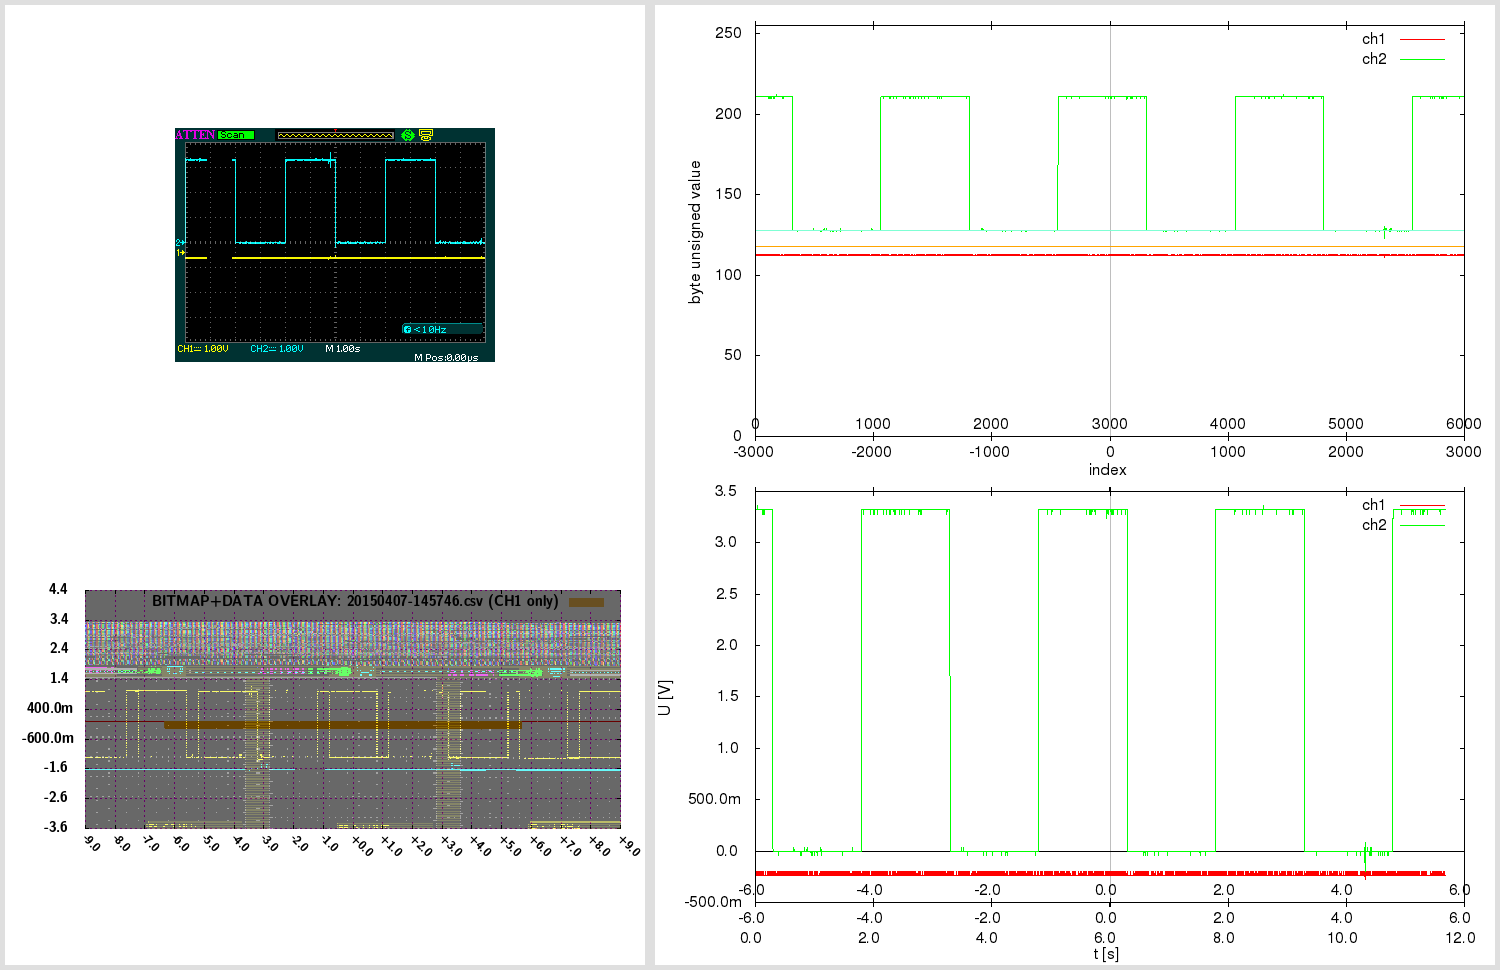

This figure's gnuplot source:

# 20150407-145746.gnuplot [generated by /home/warreee/attenload/adsparse-wave.pl]
# single gnuplot file, with two potentially independent scripts
# generates three plots: one based on integer, other based on real (SI) values
# and one bitmap overlay - and then montages them using ImageMagick

# attengrab .csv can just be centered (over t)
# -> the x=0 (t=0) will correspond to scope center
# (but .DAV/.CSV will also need extra sample alignment)

# in Linux, to see available fonts, do:
# fc-list --verbose | grep 'fullname:' | less
# the two fonts used here:
# LMSansDemiCond10-Regular or "Latin Modern Sans Demi Cond"; and Helvetica
# Helvetica doesn't even get reported on my system:
# $ fc-list --verbose | grep 'fullname:' | grep -i 'Helvetica\|Demi Cond'
#	fullname: "LM Sans Demi Cond 10 Regular"(s) "LMSansDemiCond10-Regular"(s)


print "Gnuplotting..."

## "master settings" (shared between both parts of script)

# line color - specified by linestyles
set style line 1 linetype 1 linecolor rgb "red"
set style line 2 linetype 1 linecolor rgb "green"
set style line 3 linetype 1 linecolor rgb "orange"
set style line 4 linetype 1 linecolor rgb "aquamarine"
set style line 5 linetype -1 linecolor rgb "black"
set style line 6 linetype -1 linecolor rgb "gray"
set style line 7 linetype 1 linecolor rgb "blue"


# VARIABLES ########### ########### ###########

fnbase="20150407-145746"
fn_bmp = fnbase . ".bmp"
fn_pngr = fnbase . "_r.png"
fn_pngi = fnbase . "_i.png"
fn_pngov = fnbase . "_ov.png"
fn_pngt = fnbase . "_tmp.png"
fn_pngo = fnbase . ".png"

# scope screen(shot) properties
tdiv = 1          # T/DIV (50e-9)
toffs = 0        # time offset (scope) (200e-9)
vdiv1 = 1        # V/DIV CH1 (500e-3)
vdiv2 = 1         # V/DIV CH2 (50e-3)
voffs1 = -0.4         # volt offset CH1 (-1.5)
voffs2 = 0       # volt offset CH2 (100e-3)
sampintp  = 0.0020000001563    # (500e-12)
sampintf  = 1/sampintp
sratacqf  = 2500      # (250e6)
sratacqp  = 1/sratacqf
#osf = 1.00    # oversample factor (multiplies .CSV and .DAV time domain) # unused here
adsFactor = 1.28

# (edges of current capture and divisions)
scope_hdiv=18
scope_vdiv=8
# enforce floating point (see below)
scope_trange = scope_hdiv*tdiv*1.0    # (900e-9)
scope_left=toffs-(scope_trange/2)     # (-250e-9)
scope_right=toffs+(scope_trange/2)    # (650e-9)
scope_bottom=-voffs1-(scope_vdiv*vdiv1/2) # -500e-3
scope_top=-voffs1+(scope_vdiv*vdiv1/2)    # 3.5

totalch1Vspan=scope_vdiv*vdiv1
totalch2Vspan=scope_vdiv*vdiv2
ch1Vcoeff = adsFactor*totalch1Vspan/(2**8)
ch2Vcoeff = adsFactor*totalch2Vspan/(2**8)

voffs1int = voffs1/ch1Vcoeff  # -10
voffs2int = voffs2/ch2Vcoeff  # 0

acsv_fn = fnbase . '.csv' # '20130020-013902.csv' # from attenload tmp_wav
acsz=6000         # tmp_wav/.csv size (900)
fts=0.0020000001563         # final timestep (sampling period)
# here scope_trange could be 18*1, with acsz 16000;
# if as integer, 18/16000 would be 0 - enforce floating point
# above enforcing scope_trange to float doesn't work,
# must again here:
tdivp = 1.0*scope_trange/acsz   # sampling rate, based on scope range and numsamples in tmp (1ns)
tdivf = 1/tdivp             # freq based on that sampling rate

# just in case - not needed usually:
triglevel=480e-3
trigholdoff=100e-9

toffsamp = toffs/fts		# 0
# time finetune offset - int (samples) (depends on range)
tfoi = -164


#### extract bitmap from .png, if .bmp not present
# was -crop 480x234+10+10; now -crop 480x234+95+128

cmdstr = 'if (! test -f "'.fn_bmp.'") ; then \
  echo -n "'.fn_bmp.' not found .. " ; \
  if [ -f "'.fn_pngo.'" ] ; then \
    echo -n "'.fn_pngo.' found - extracting" ; \
    convert -crop 480x234+95+128 "'.fn_pngo.'" "'.fn_bmp.'" ; \
  else \
    echo -n "'.fn_pngo.' not found - cannot extract" ; \
  fi ; \
else \
  echo -n "'.fn_bmp.' found - using that" ; \
fi; echo'

#print cmdstr
# note - since cmdstr above uses double quotes,
# must use single quotes for bash here!:
print system("bash -c '". cmdstr ."' 2>&1")


##################################
###### plot directly with unsigned byte data

set terminal png size 840,480
set termoption enhanced
set termoption font "Helvetica, 12"

set output fn_pngi
set datafile separator ","

# set axis label
set xlabel "index" offset 0.0,0.8
set ylabel "byte unsigned value" offset 1.0,0.0


# horizontal line as functions
zeroline(x)=128
ch1offs(x)=128+voffs1int # (-10)
ch2offs(x)=128+voffs2int # (0)

# vertical line - headless arrow
# "y" scope axis in middle:
ymI = acsz/2
set arrow from ymI,0 to ymI,255 nohead ls 5
# time offset:
toI = ymI - toffs/fts
set arrow from toI,0 to toI,255 nohead ls 6


# must use multiplot here, to have two x-axes
# and thus, must set lmargin, so both graphs match

set size 1.0,0.9      # 0.1/2 = 0.05
set bmargin 0
set lmargin 10
set yrange [0:255] # 8-bit


set multiplot

set origin 0,0.1
set xrange [0:acsz]
set xtics in
set xtics offset 0,graph 0.08
plot \
  zeroline(x) with lines notitle ls 5,\
  acsv_fn using 1:2 with lines title "ch1" ls 1, \
  "" using 1:3 with lines title "ch2" ls 2, \
  ch1offs(x) with lines notitle ls 3, \
  ch2offs(x) with lines notitle ls 4

unset arrow # if big offset, line from prev. can 'leak' in next at diff place, so reset

set origin 0,0.1
set xtics out
set xtics offset 0,graph 0.02
set xrange [-acsz/2:acsz/2-1]
#set xtics nomirror 500
set noytics
set noylabel
unset xlabel # set xlabel ""
set border 1
plot 0 notitle

set nomultiplot


### reset previous settings
#unset border # no work for default
set border    # Draw default borders:
set ytics
unset yrange


##################################
###### plot with converted real SI units

# reset # resets set style line!

set terminal png size 840,480
set termoption enhanced
set termoption font "Helvetica, 12"

set output fn_pngr
set datafile separator ","

# set axis label
set xlabel "t [s]" offset 0.0,0.1
set ylabel "U [V]" offset 1.0,0.0

# axis tics format
set format y "%.1s%c"
set format x "%.1s%c"


# horizontal line as functions
zerolineR(x)=0
# don't show real offsets; they could be way off depending on V/DIV
#ch1offsR(x)=0+(-0.4)
#ch2offsR(x)=0+(0)

# "y" scope axis in middle (the +1 added to ymI so it snaps at 0):
ymR=(ymI+1)*fts
set arrow from ymR,graph 0 to ymR,graph 1 nohead ls 5
# time offset:
toR=toI*fts
set arrow from toR,graph 0 to toR,graph 1 nohead ls 6
# indicate scope range here too
set arrow from scope_left+toR,graph 0 to scope_left+toR,graph 1 nohead ls 7
set arrow from scope_right+toR,graph 0 to scope_right+toR,graph 1 nohead ls 7


# must use multiplot here, to have two x-axes
# and thus, must set lmargin, so both graphs match

set size 1.0,0.9      # 0.1/2 = 0.05
set bmargin 0
set lmargin 10
set yrange [] writeback # since we don't set explicity, must save autorange
set autoscale y

set multiplot

set origin 0,0.13
set xrange [0:acsz*fts]
set xtics out
set xtics offset 0,graph -0.03
plot \
  zerolineR(x) with lines notitle ls 5,\
  acsv_fn using ($4+tfoi*fts):5 with lines title "ch1" ls 1, \
  "" using ($4+tfoi*fts):6 with lines title "ch2" ls 2

set yrange restore # this saves the found yrange after `plot`
unset arrow # if big offset, line from prev. can 'leak' in next at diff place, so reset

set origin 0,0.13
set xtics out
set xtics offset 0,graph 0.02
set xrange [(-acsz/2)*fts:(acsz/2-1)*fts]
set noytics
set noylabel
unset xlabel # set xlabel ""
set border 1
plot GPVAL_Y_MIN notitle

set origin 0,0.13
set xtics in
set xtics offset 0,graph 0.08
# wrong to put xrange [scope_left:scope_right] here;
# as [scope_left:scope_right] could be a snippet,
# and this graph shows entire capture!
# simply move the previous scale for toffset
toRR=(acsz/2.)*fts-toR
set xrange [(-acsz/2)*fts+toRR:(acsz/2-1)*fts+toRR]
set noytics
set noylabel
unset xlabel # set xlabel ""
set border 1
plot GPVAL_Y_MIN notitle

set nomultiplot


##################################
###### plot with bitmap and data overlay

# here 840,480 remains as output png size,
# even if not set explicitly; also, make
# the height smaller - so can have gravity North in montage

set terminal png truecolor size 640,305 # size 840,480
set termoption enhanced
myfont="LMSansDemiCond10-Regular"   # LMSansDemiCond10-Regular or "Latin Modern Sans Demi Cond"
# cannot do concatenation direct in termoption line, so in separate string
myfontb="".myfont.", 12"
set termoption font myfontb

set output fn_pngov
set datafile separator ","


set autoscale
unset xtics
unset ytics
unset border
unset arrow # delete all arrows
unset object # (hopefully) delete objects?

set xrange [scope_left:scope_right]
xticstep=(scope_right-scope_left)/scope_hdiv
set xtics in scope_left,xticstep,scope_right scale 1
set yrange [scope_bottom:scope_top]
yticstep=(scope_top-scope_bottom)/scope_vdiv
set ytics in scope_bottom,yticstep,scope_top scale 1
set grid xtics ytics back linecolor rgb "magenta"
# right is only gnuplot 4.6 - without it ok w/ 4.4
#set xtics rotate by -45 offset 2.5,-1.50 right format "%+.1s%c" font myfont.',10'
set xtics rotate by -45 offset 0.0,0.0 format "%+.1s%c" font myfont.',10'
set key noenhanced

# dimensions of scope screenshot bitmap
bmp_w=480
bmp_h=234

# alpha bmp transparency [0:255]
bmp_alpha = 150
# boxes fillstyle transparent solid 0.10
box_transp = (1.-(acsz/16384.))*0.9 + 0.10

# plot string for data in transparent bitmap:
plot1au = "(($0-acsz/2.+tfoi)*fts+toffs):($5)"

# bmp_w=480 bmp_h=234 ; inside 451x201+15+14
# on plot: scope_left:scope_right and scope_bottom:scope_top!
# (so toffset is built in!)

bdx = scope_trange/(451.0-1)  # [s/pixel] /451: 1.99557e-09 vs 2.000e-9 manually
bdy = totalch1Vspan/(201.0-1) # [V/pixel] /201: 0.0199005 vs 0.02005 manually
bofx = -((scope_trange/2.0)-toffs+(15.0+0)*bdx) #-15.0*bdx # -2.8e-7
bofy = -((totalch1Vspan/2.0)+voffs1+(14.0+5)*bdy) #-14.0*bdy # -0.88

# seems `boxes fillstyle transparent solid 0.40` makes some seethroughs
# or something with bmp alpha overlay; but even without, all the same?
# because the red + blue (somehow inverted) creates a gray.. better green or orange

_plot_str = "zerolineR(x) with lines notitle ls 1,\
acsv_fn \
  using ".plot1au." with boxes fillstyle transparent solid box_transp noborder linestyle 3\
  title 'BITMAP+DATA OVERLAY: '.acsv_fn.' (CH1 only)',\
fn_bmp \
  binary array=(bmp_w,bmp_h) skip=54 format='%uchar' \
  dx=bdx dy=bdy origin=(bofx,bofy) \
  using 1:2:3:(bmp_alpha) \
  with rgbalpha t ''"

# seems actual plot in screenshot bitmap (480 × 234)
#  is at: 451x201+15+14; aspect ratio 201/451 = 0.445676
set size ratio 0.445676

eval("plot " . _plot_str)




##################################
###### montage commands

# used to be in attengrab; now here
# call ImageMagick montage via system
# and montage in `gnuplot` (easier to separate)

print "Montaging images..."
# this works in ImageMagick 6.6.2-6, but not in 6.5.7-8
#      '.fn_pngov.' -gravity Center -extent x480  \#
# must spec -extent 640x480 for 6.5

cmdstr = 'montage \
  <(montage \
    <(convert \
      '.fn_bmp.' -gravity Center -crop 640x480-10+0! -flatten  \
      bmp:-) \
    <(convert \
      '.fn_pngov.' -gravity Center -extent 640x480  \
      bmp:-) \
  -tile 1x -geometry +0+0  \
  bmp:-) \
  <(montage \
    '.fn_pngi.' \
    '.fn_pngr.' \
  -tile 1x -geometry +0+0  \
  bmp:-) \
-geometry +0+0 -border 5 \
'.fn_pngo

print cmdstr
print system('bash -c "'. cmdstr .'" 2>&1')

print "Deleting temp files ..."

delcmd = "rm"

# leave the bitmap for now
# actually, let attengrab handle it - since
# it may need to be re-taken!
# #cmdstr = delcmd ." ". fn_bmp
# #print cmdstr . "  " . system(cmdstr . " 2>&1")

cmdstr = delcmd ." ". fn_pngr
print cmdstr . "  " . system(cmdstr . " 2>&1")

cmdstr = delcmd ." ". fn_pngi
print cmdstr . "  " . system(cmdstr . " 2>&1")

cmdstr = delcmd ." ". fn_pngov
print cmdstr . "  " . system(cmdstr . " 2>&1")




# note:
# set terminal png size 840,480 # size defaults to 640x480 px
# set terminal pdf size 10,3 # size defaults to 5x3 in
# enhanced text: set termoption enhanced

# vertical line - headless arrow
# need ymin and ymax; gnuplot gives them only after plot -
# - and even then they do not correspond to end ticks
# - and even then, cannot get the arrow to show, after the second `plot`
# .. nor can I edit it anyhow; it must run before the first `plot`
# so instead of that, position y coordinates relative to graph (0 to 1)
#set arrow 1 from graph 0.5,0 to graph 0.5,1 nohead ls 5

# in multiplot, yrange should be after the size command
# note: xrange could be 2250 or 450
# so leave it to autoscale here? will be accurate since it's integer index...
# now set explicitly by script # below in multiplot

# axis tics format
# for engineering notation - 'help format specifiers':
# "A 'scientific' power is one such that the exponent is a multiple of three."

# print "Montaging images..."

# "The 'tile' size is then set to the largest dimentions
# of all the resized images, and the size actually specified."
# "by removing the 'size' component, non of the images will
# be resized, and the 'tile' size will be set to the largest
# dimensions of all the images given"
# not so simple: http://unix.stackexchange.com/questions/4046/
# can be done in one command with bash subprocess pipes (bash only)
# was: .fn_bmp.' -gravity NorthWest ; fn_pngov.' -gravity North
# can pad with -gravity Center -extent 640x480;
# but also with crop! -flatten - there have offset too!
# -geometry +2+2 can also mess up the last -border 5 !

# bmp scale worked for:
# bmp_w=480 bmp_h=234 ; inside 451x201+15+14
# tdiv = 5e-08,  toffs = 2e-07,  vdiv1 = 0.5,   voffs1 = -1.5,
# dx=2.000e-9 dy=0.02005 origin=(-2.8e-7,-0.88) for
# tspan = 18*tdiv = 18*5e-08 = 9e-07s
# vspan1 = 8*vdiv1 = 8*0.5 = 4V
# tspan/451 = 9e-07/451 = 1.99557e-09 s/pixel
# vspan1/201 = 4/201 = 0.0199005 V/pixel
# bdx=tspan/(451-1) = '9e-07/(451-1)' = 2e-09
# bdy=vspan1/(201-1) = '4/(201-1)' = 0.02
# 15*bdx = 15*2e-9 = 3e-08
# 14*bdy = 14*0.02 = 0.28
# 15*1.99557e-09 = 2.99335e-08
# 14*0.0199005 = 0.278607
